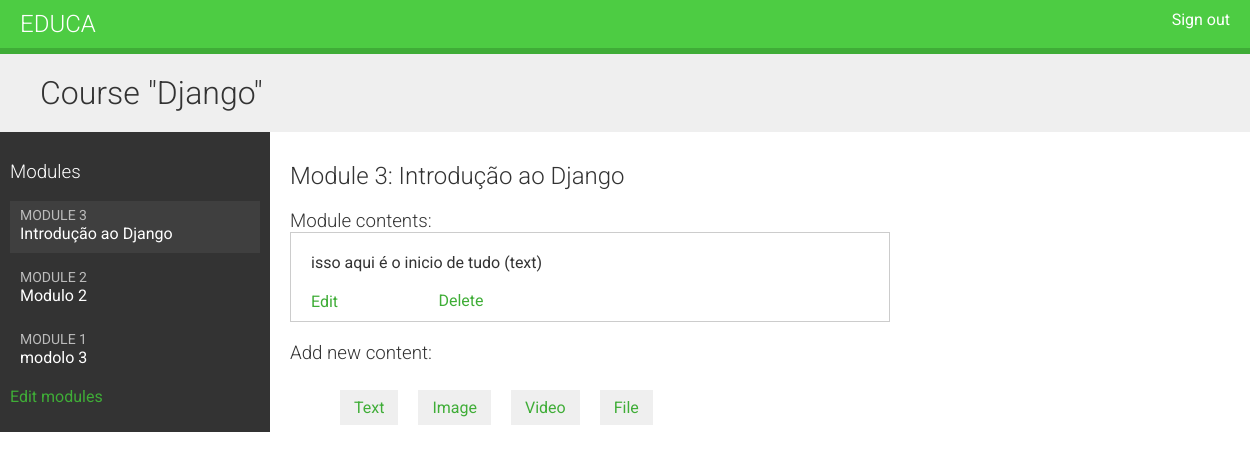
/course/module/1/ (signed in), run on an earlier commit of the app's database.
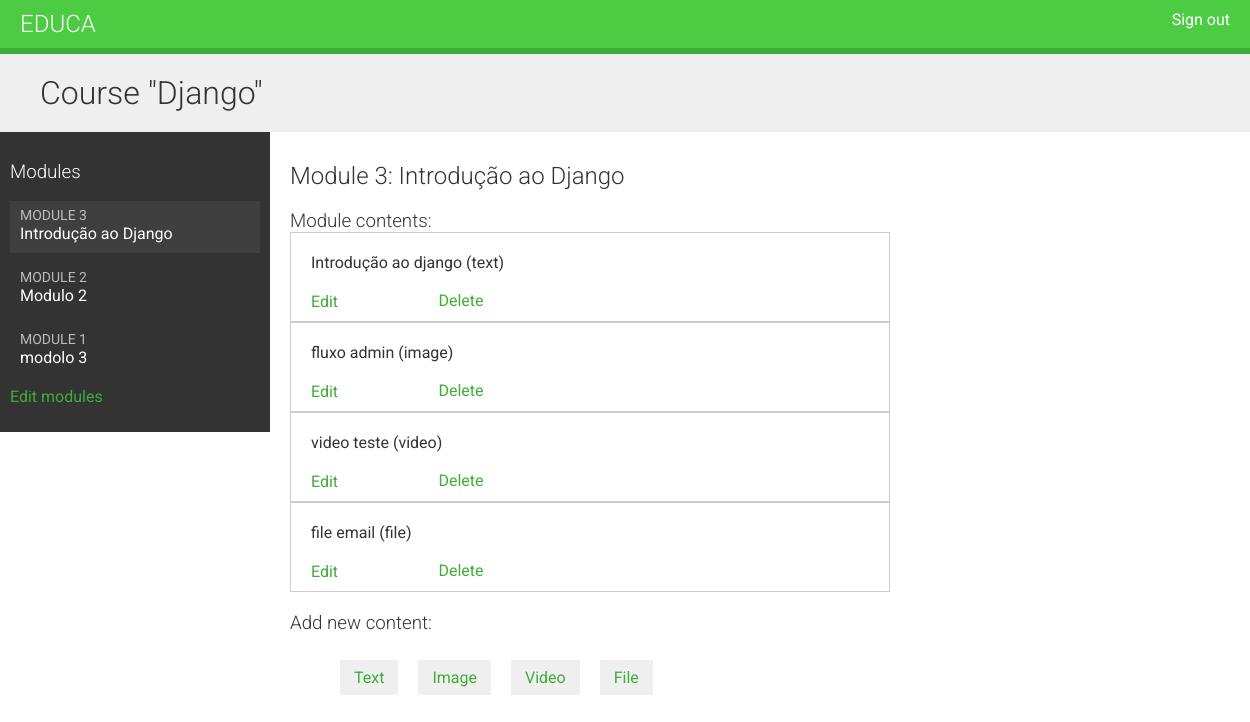
And on a later commit of the database.
### courses/models.py (models this page shows, shortened)
class Module(models.Model):
    course = models.ForeignKey(Course, related_name='modules', on_delete=models.CASCADE)
    title = models.CharField(max_length=255)
    description = models.TextField(blank=True)
    order = OrderField(blank=True, for_fields=['course'])
    class meta:
        ordering = ['order']

class Content(models.Model):
    module = models.ForeignKey(Module, related_name='contents', on_delete=models.CASCADE)
    content_type = models.ForeignKey(
        ContentType,
        on_delete=models.CASCADE,
        limit_choices_to={'model__in': ('text', 'video', 'image', 'file')}
    )
    object_id = models.PositiveIntegerField()
    item = GenericForeignKey('content_type', 'object_id')
    order = OrderField(blank=True, for_fields=['module'])
    class meta:
        ordering = ['order']

class ItemBase(models.Model):
    owner = models.ForeignKey(User, related_name='%(class)s_related', on_delete=models.CASCADE)
    title = models.CharField(max_length=250)
    created = models.DateTimeField(auto_now_add=True)
    updated = models.DateTimeField(auto_now=True)
    class Meta:
        abstract = True
    def __str__(self):
        return self.title

class Text(ItemBase):
    content = models.TextField()

class Image(ItemBase):
    file = models.FileField(upload_to='images')

class Video(ItemBase):
    url = models.URLField()

class File(ItemBase):
    file = models.FileField(upload_to='files')

### courses/views.py (the view)
# urls.py: path('module/<int:module_id>/', views.ModuleContentListView.as_view(), name='module_content_list'),
class ModuleContentListView(TemplateResponseMixin, View):
    template_name = 'courses/manage/module/content_list.html'
    def get(self, request, module_id):
        module = get_object_or_404(Module, id=module_id, course__owner=request.user)
        return self.render_to_response({'module': module})

### courses/templatetags/course.py (called while the page is built)
@register.filter
def model_name(obj):
    try:
        return obj._meta.model_name
    except AttributeError:
        return None

### courses/templates/courses/manage/module/content_list.html (shortened to what this page needs)
{% extends "base.html" %}
{% load course %}
{% block content %}
  {% with course=module.course %}
    <h1>Course "{{ course.title }}"</h1>
    <div class="contents">
      <h3>Modules</h3>
      <ul id="modules">
        {% for m in course.modules.all %}
          <li data-id="{{ m.id }}" {% if m == module %} class="selected"{% endif %}>
            <a href="{% url 'module_content_list' m.id %}">
              <span>
                Module <span class="order">{{ m.order|add:1 }}</span>
              </span>
              <br>
              {{ m.title }}
            </a>
          </li>
        {% empty %}
          <li>No modules yet.</li>
        {% endfor %}
      </ul>
      <p>
        <a href="{% url 'course_module_update' course.id %}">
          Edit modules
        </a>
      </p>
    </div>
    <div class="module">
      <h2>Module {{ module.order|add:1 }}: {{ module.title }}</h2>
      <h3>Module contents:</h3>
      <div id="module-contents">
        {% for content in module.contents.all %}
          <div data-id="{{ content.id }}">
            {% with item=content.item %}
              <p>{{ item }} ({{ item|model_name }})</p>
              <a href="{% url 'module_content_update' module.id item|model_name item.id %}">
                Edit
              </a>
              <form action="{% url 'module_content_delete' content.id %}" method="post">
                <input type="submit" value="Delete">
              </form>
            {% endwith %}
          </div>
        {% empty %}
          <p>This module has no contents yet.</p>
        {% endfor %}
      </div>
      <h3>Add new content:</h3>
      <ul class="content-types">
        <li>
          <a href="{% url 'module_content_create' module.id 'text' %}">
            Text
          </a>
        </li>
        <li>
          <a href="{% url 'module_content_create' module.id 'image' %}">
            Image
          </a>
        </li>
        <li>
          <a href="{% url 'module_content_create' module.id 'video' %}">
            Video
          </a>
        </li>
        <li>
          <a href="{% url 'module_content_create' module.id 'file' %}">
            File
          </a>
        </li>
      </ul>
    </div>
  {% endwith %}
{% endblock %}

What changed in the data, as far as the page shows it:
changed through a linked row, Content: item "isso aqui é o inicio de tudo" → "Introdução ao django"
added Content: item "fluxo admin", item|model_name "image"
added Content: item "video teste", item|model_name "video"
added Content: item "file email", item|model_name "file"
